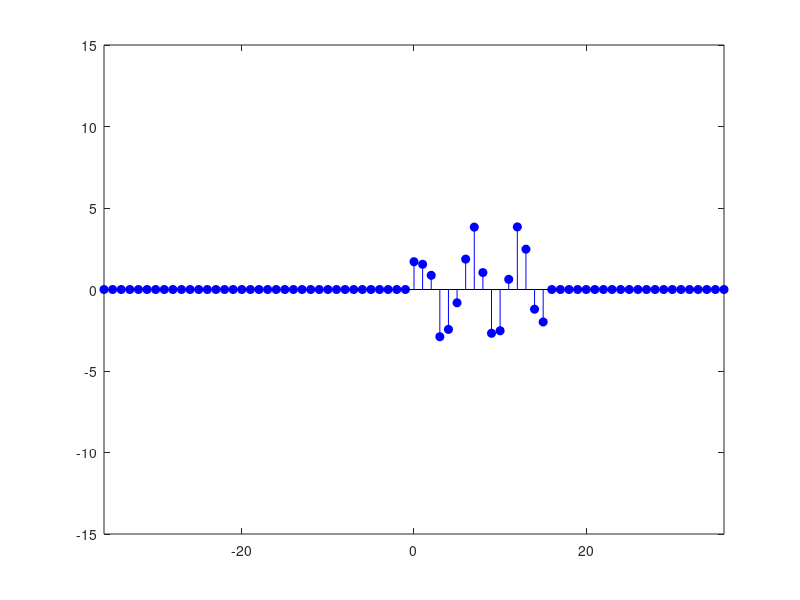

This chart was generated by the following MATLAB code: (Note: this script raises an error after producing the figure.)
%close all;

%% User Parameters
N = 16;                                             % Signal length [samples]
w_noise_var = 5;                                    % Variance of Gaussian white noise
noise_filt_N = 3;                                   % No. of samples over which the Gaussian white noise is smoothed
use_saved_seed = false;                             % Use a saved state for the random number generator
n_plot_periods = 2.2;                               % No. of periods (of length N) over which the x-axis shall be plotted
x_time_limits = ceil(n_plot_periods * N) * [-1 1];  % ^^^ belongs to above definition ^^^
y_time_limits = 15*[-1, 1];                         % Defines Y-Axis limits of time plots


%% Generate and plot finite-energy time signal x[n]
if use_saved_seed && exist('seed.mat', 'file')
    load('seed.mat');
    rng(seed);
end

% Gaussian white noise
white_noise = w_noise_var * randn(1, N);

% Signal that is to be analysed, smoothed by a rectangular filter of
% length noise_filt_N, and containing a small sinoid part.
signal = conv(white_noise, ones(1, noise_filt_N) ./ noise_filt_N, 'same') + ...
         3 * sin(3*2*pi*(0:N-1)/N);

% Plot our signal
t = (1:N) - 1;

f1 = figure('name', 'Finite-energy time signal');

% Plot main signal
stem(t, signal, 'filled', 'b');

% Add zero padding and vertical lines that separate the periods
hold on;
for ii = 2:ceil(n_plot_periods)
    stem(t + N*(ii-1), zeros(1, length(signal)), 'filled', 'b');
end
for ii = 1:ceil(n_plot_periods)
    stem(t - N*ii, zeros(1, length(signal)), 'filled', 'b');
end

xlim(x_time_limits);
ylim(y_time_limits);
add_vert_lines(gca, n_plot_periods, N);
title('Finite-energy time signal x[n]');


%% DTFT of finite-energy signal
f2 = figure('name', 'DTFT of finite-energy signal x[n], X(omega)');

t = 0:N-1;
omegas = 0:0.001:2*pi;
X_dtft = dtft(signal, t, omegas);

% Plot the DTFT of the finite-energy signal
periodic_plot(omegas, abs(X_dtft), n_plot_periods, 2*pi);

title('DTFT of finite-energy signal x[n], X(\omega)');

%% Nonperiodic autocorrelation of finite-energy signal
f4 = figure('name', 'Nonperiodic autocorrelation R_x[tau]');

taus = -1.5*N:1.5*N;
R_x_nonper = nonperiodic_autocorrelation(signal, taus);
stem(taus, R_x_nonper, 'filled', 'b');

title('Nonperiodic autocorrelation R_x[\tau]');
xlabel('Time Shift [samples]');


%% Energy Spectral Density S_X(omega) of finite-energy signal x[n]
f3 = figure('name', 'Energy Spectral Density S_X(omega) of finite-energy signal x[n]');

subplot(2,1,1);
omegas = 0:0.001:2*pi;
periodic_plot(omegas, abs(X_dtft).^2, n_plot_periods, 2*pi);

title('Energy Spectral Density S_X(\omega) from DTFT');
legend('S_x(\omega)');

subplot(2,1,2);
taus = -1.5*N:1.5*N;
omegas = 0:0.001:2*pi;
periodic_plot(omegas, abs(dtft(R_x_nonper, taus, omegas)), n_plot_periods, 2*pi);

title('Energy Spectral Density S_X(\omega) from nonperiodic autocorrelation');
legend('S_x(\omega)');


%% Plot periodic signal x_p[n]
f5 = figure('name', 'Periodic signal x_p[n]');

t = (1:N) - 1;
periodic_stem(t, signal, n_plot_periods, N);

xlim(x_time_limits);
ylim(y_time_limits);
add_vert_lines(gca, n_plot_periods, N);
title('Periodic signal x_p[n]');


%% DFT of periodic signal x_per[n]

% Generate the DFT of x[n].
% Note that, as the DFT assumes the signal to be N-periodic, we can give it
% one (the first) period of the nonperiodic signal.
X_dft = fft(signal);

% Add one period of the DFT to the DTFT plot to show that we align
% correctly in X- and Y-Axis.
figure(f2);
hold on;
stem(linspace(0,2*(N-1)/N*pi, N), abs(X_dft), 'r');
legend('DTFT of x[n], X(\omega)', 'DFT of x_p[n], X[k]');
f2_ax = gca;

% Make a new figure with the DFT plot alone, this time with periodicity
f6 = figure('name', 'DFT of periodic signal x_p[n], X[k]');
f6_ax = axes();

xlim(xlim(f2_ax));
ylim(ylim(f2_ax));

periodic_stem(linspace(0,2*(N-1)/N*pi, N), abs(X_dft), n_plot_periods, 2*pi);

title('DFT of periodic signal x_p[n], X[k]');
legend('DFT of x_p[n], X[k]');


%% Periodic Autocorrelation
f8 = figure('name', 'Periodic autocorrelation R_x[tau]');

tau = 0:N-1;
periodic_stem(tau, periodic_autocorrelation(signal, tau), n_plot_periods, N);

add_vert_lines(gca, 2, N);
title('Periodic autocorrelation R_x[\tau]');


%% Power Spectral Density PSD
f7 = figure('name', 'Power Spectral Density (PSD) phi_x[k] of periodic signal x_p[n]');

f2_sp = subplot(2,1,1);
omega = linspace(0,2*(N-1)/N*pi, N);
periodic_stem(omega, abs(X_dft).^2 / N, n_plot_periods, 2*pi);

add_vert_lines(gca, 2, 2*pi);
title('Power Spectral Density (PSD) \phi_x[k] from periodic autocorrelation');

subplot(2,1,2);
omega = linspace(0,2*(N-1)/N*pi, N);
tau = 0:N-1;
periodic_stem(omega, abs(dtft(periodic_autocorrelation(signal, tau), tau, omega)), n_plot_periods, 2*pi);

add_vert_lines(gca, 2, 2*pi);
title('Power Spectral Density (PSD) \phi_x[k] from DFT');


%% Discrete Time Fourier Transformation Function
function X = dtft(x, ns, omegas)
    % Calculates the Discrete Time Fourier Transformation of the signal x
    % according to
    %
    % X(omega) = sum( x[n] * e^( i*omega*n ) ) for n from -oo to oo
    %
    % Arguments:
    % x:        a vector of discrete time samples of a signal
    % ns:       a vector of time stamps at which the samples have been
    %           taken
    % omegas:   a vector of values for which the function is to be
    %           evaluated
    
    assert(isnumeric(x) && isvector(x));
    assert(isnumeric(ns) && isvector(ns));
    assert(isnumeric(omegas));
    assert(length(x) == length(ns));
    
    X = zeros(1, length(omegas));
    for ii = 1:length(omegas)
        for jj = 1:length(x)
            X(ii) = X(ii) + x(jj) * exp( -1i * ns(jj) * omegas(ii) ); 
        end
    end
end


%% Autocorrelation Function for Nonperiodic Signals
function R = nonperiodic_autocorrelation(x, taus)
    % Calculates the autocorrelation for nonperiodic, finite-energy
    % signals according to
    % 
    % R_x[tau] = sum( x[n] * x[n - tau] ) for n from -oo to oo
    %
    % Arguments:
    % x:    a vector of discrete time samples of a signal
    % taus: a vector of values for tau for which the function is to be
    %     	evaluated
    
    assert(isnumeric(x) && isvector(x));
    assert(isnumeric(taus) && isvector(taus));
    
    R = zeros(1, length(taus));
    for ii = taus(1):taus(end)
        if abs(ii) >= length(x)
            R(ii - taus(1) + 1) = 0;
        else
            x_shift = circshift(x, ii);

            if ii >= 0
                temp = x(1+ii:end) .* x_shift(1+ii:end);
            else
                temp = x(1:end+ii) .* x_shift(1:end+ii);
            end

            R(ii - taus(1) + 1) = sum(temp);
        end
    end
end


%% Autocorrelation Function for Nonperiodic Signals
function R = periodic_autocorrelation(x, taus)
    % Calculates the autocorrelation for nonperiodic, finite-energy
    % signals according to
    % 
    % R_x[tau] = 1/N * sum( x[n] * x[n - tau] ) for n from 0 to N-1
    % where x[n] is interpreted as periodic in N samples
    %
    % Arguments:
    % x:    a vector of discrete time samples of a signal
    % taus: a vector of values for tau for which the function is to be
    %     	evaluated
    
    assert(isnumeric(x) && isvector(x));
    assert(isnumeric(taus) && isvector(taus));
    
    R = zeros(1, length(taus));
    for ii = taus(1):taus(end)
            R(ii - taus(1) + 1) = sum(x .* circshift(x, ii));
    end
    
    R = R ./ length(x);
end

%% Plotting helper functions
function add_vert_lines(ax, n_periods, T)
    % Adds n_periods vertical lines at x = n*T except at zero
    
    hold(ax, 'on');
    
    for ii = 2:ceil(n_periods)
        line(ax,  T * (ii - 1) * [1 1], ylim(ax));
    end
    for ii = 1:ceil(n_periods)
        line(ax, -T * (ii - 1) * [1 1], ylim(ax));
    end
end


function periodic_plot(x, y, n_periods, T)
    
    plot(x, y, 'b');
    hold on;

    dimmed_color = [88, 172, 250] ./ 256;
    for ii = 2:ceil(n_periods)
        plot(x + T*(ii-1), y, 'Color', dimmed_color);
    end
    for ii = 1:ceil(n_periods)
        plot(x - T*ii, y, 'Color', dimmed_color);
    end

    xlim(ceil(n_periods * T) * [-1 1]);
    
    if (T - 2*pi < 2*eps)
        add_radiant_xticks(n_periods);
    end
    
    add_vert_lines(gca, n_periods, T);
end


function periodic_stem(x, y, n_periods, T)
    
    stem(x, y, 'filled', 'b');
    hold on;

    dimmed_color = [88, 172, 250] ./ 256;
    for ii = 2:ceil(n_periods)
        stem(x + T*(ii-1), y, 'filled', 'Color', dimmed_color, 'MarkerEdgeColor', dimmed_color, 'MarkerFaceColor', dimmed_color);
    end
    for ii = 1:ceil(n_periods)
        stem(x - T*ii, y, 'filled', 'Color', dimmed_color, 'MarkerEdgeColor', dimmed_color, 'MarkerFaceColor', dimmed_color);
    end

    xlim(ceil(n_periods * T) * [-1 1]);
    
    if (T - 2*pi < 2*eps)
        add_radiant_xticks(n_periods);
    end
    
    add_vert_lines(gca, n_periods, T);
end


function add_radiant_xticks(n_periods)
    tick_arr = [-2*pi, -pi, 0, pi, 2*pi];
    tick_arr_str = {'-2\pi', '-\pi', '0', '\pi', '2\pi'};

    for ii = 2:floor(n_periods)
        tick_arr = [-ii*2*pi, -(2*(ii-1) + 1) * pi, tick_arr, (2*(ii-1) + 1) * pi, ii*2*pi];
        tick_arr_str = {sprintf('-%d\\pi', ii*2), sprintf('-%d\\pi', (2*(ii-1) + 1)), tick_arr_str{:}, sprintf('%d\\pi', (2*(ii-1) + 1)), sprintf('%d\\pi', ii*2)};
    end
    xticks(tick_arr);
    xticklabels(tick_arr_str);
end

